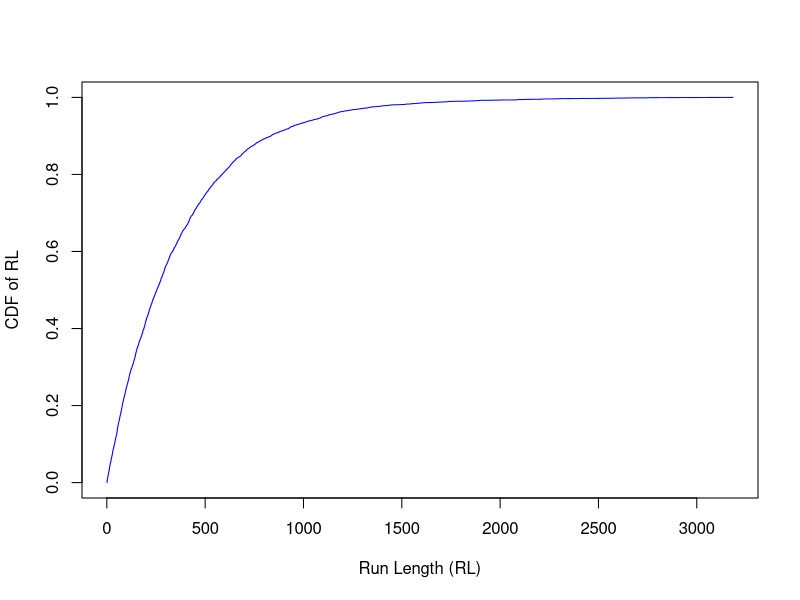

Write R code to recreate this figure.
L1 =0.2848; L2 =2.2987; n = 6; alpha = .0027; del=1#shift
sg2 = del*0.009369711^2; lcl = L1*0.009369711^2; ucl = L2*0.009369711^2; 
p = rl =c()

for (j in 1:10000) {
  for (i in 1:10000) {
    r = 1/sqrt(rgamma(n, 1.5, scale = 2*sg2))#Inverse Maxwell Random Number  
    p[i] = sum(r^-2)/(3*n)
    if (lcl > p[i] | ucl < p[i]) 
    {
      rl[j] = i
      print(cbind(length(rl),rl[j],mean(rl), sqrt(var(rl)),median(rl)))
      break
    }
    else
    {
      rl[j] = 100000
    }
    
  }
  
}

mean(rl)# ARL
sqrt(var(rl))
median(rl)
quantile(rl, probs = c(10, 25, 50, 75, 90)/100)
plot(sort(rl), cumsum(rl)/sum(rl), type = "l",
     xlab = "Run Length (RL)",
     ylab = "CDF of RL",
     col = "blue")

